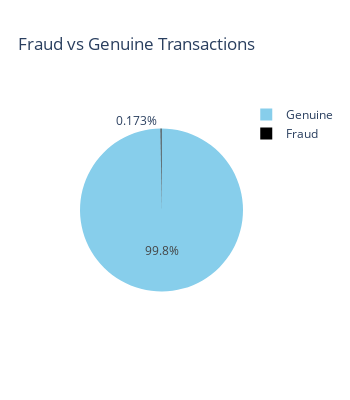

The cell this chart's notebook holds for it:
### Code cell
labels = ['Genuine','Fraud']

fraud_or_not = df['Class'].value_counts().to_list()
values = [fraud_or_not[0], fraud_or_not[1]]

fig = px.pie(values = df['Class'].value_counts(), names=labels, width=350, height=400, color_discrete_sequence=['skyblue','black'], title='Fraud vs Genuine Transactions')
fig.show()

### Figure 1 — Plotly figure (JSON) as saved in the notebook; plotly's stock layout.template omitted (floating-point values rounded to 4 significant figures)
{"data": [{"domain": {"x": [0, 1], "y": [0, 1]}, "hovertemplate": "label=%{label}<br>value=%{value}<extra></extra>", "labels": ["Genuine", "Fraud"], "legendgroup": "", "name": "", "showlegend": true, "type": "pie", "values": [284315, 492]}], "layout": {"height": 400, "legend": {"tracegroupgap": 0}, "piecolorway": ["skyblue", "black"], "title": {"text": "Fraud vs Genuine Transactions"}, "width": 350}}
